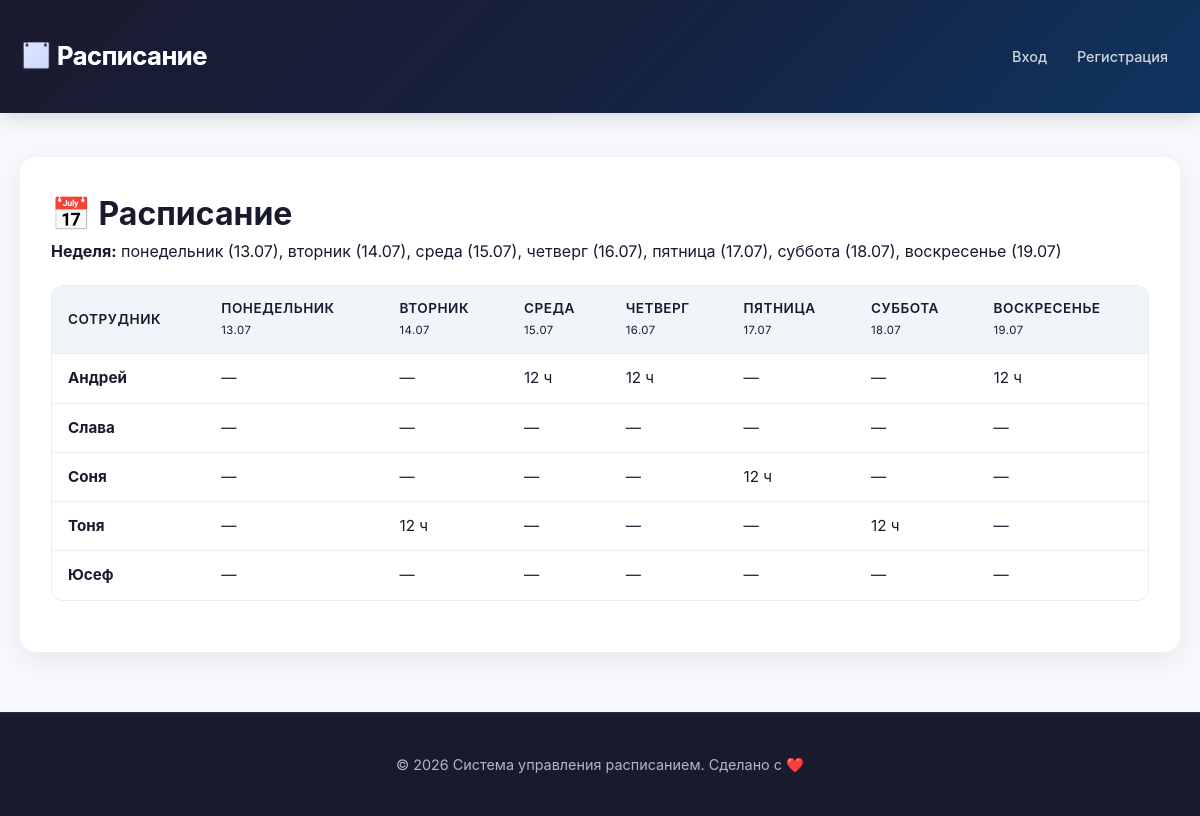
The app's page /schedule with its own data.
### tables this page shows
CREATE TABLE schedule
                         (id INTEGER PRIMARY KEY,
                          day TEXT,
                          shift TEXT,
                          account_id INTEGER,
                          FOREIGN KEY(account_id) REFERENCES accounts(id));

CREATE TABLE accounts
                         (id INTEGER PRIMARY KEY,
                          username TEXT UNIQUE,
                          password_hash TEXT,
                          full_name TEXT,
                          role TEXT DEFAULT 'user');

### app.py (the view)
@app.route('/schedule')
def view_schedule():
    user = None
    if 'user_id' in session:
        user = db.get_account_by_id(session['user_id'])
    published = db.get_setting('schedule_published', '0')
    if published != '1':
        if not user or user['role'] != 'admin':
            return render_template('schedule.html', schedule=None, user=user, not_published=True)
    schedule = db.get_schedule()
    all_users = db.get_all_accounts()
    users = [u for u in all_users if u[3] != 'admin']
    user_schedule = {}
    for u in users:
        user_schedule[u[2]] = {}
    for day, shift, account_id, full_name in schedule:
        if full_name in user_schedule:
            hours = SHIFT_HOURS.get(shift, 0)
            user_schedule[full_name][day] = hours
    week_start_str = db.get_schedule_week_start()
    if week_start_str:
        week_start = datetime.strptime(week_start_str, '%Y-%m-%d').date()
    else:
        week_start = datetime.now().date()
    week_dates = get_week_dates(week_start)
    return render_template('schedule.html',
                           schedule=user_schedule,
                           user=user,
                           days=DAYS,
                           users=users,
                           not_published=False,
                           SHIFT_HOURS=SHIFT_HOURS,
                           week_dates=week_dates)

### app.py (called while the page is built)
def get_week_dates(start_date=None):
    if start_date is None:
        start_date = datetime.now().date()
    monday = start_date - timedelta(days=start_date.weekday())
    return {day: (monday + timedelta(days=i)).strftime('%d.%m') for i, day in enumerate(DAYS)}

### database.py (called while the page is built)
    def get_all_accounts(self):
        self.c.execute('SELECT id, username, full_name, role FROM accounts ORDER BY username')
        return self.c.fetchall()

    def get_schedule(self):
        self.c.execute('SELECT s.day, s.shift, s.account_id, a.full_name FROM schedule s JOIN accounts a ON s.account_id = a.id ORDER BY s.day')
        return self.c.fetchall()

    def get_setting(self, key, default=None):
        self.c.execute('SELECT value FROM settings WHERE key = ?', (key,))
        row = self.c.fetchone()
        return row[0] if row else default

    def get_schedule_week_start(self):
        return self.get_setting('schedule_week_start')

### templates/schedule.html (shortened to what this page needs)
{% extends "base.html" %}
{% block content %}
<h1 style="font-size: 2rem; font-weight: 700;">📅 Расписание</h1>
{% if not_published %}
    <div class="flash warning">⏳ Расписание ещё не опубликовано. Зайдите позже.</div>
{% else %}
    {% if schedule %}
        <p><strong>Неделя:</strong>
            {% for day in days %}
                {{ day }} ({{ week_dates[day] }}){% if not loop.last %}, {% endif %}
            {% endfor %}
        </p>
        <div class="table-responsive">
            <table>
                <thead>
                    <tr>
                        <th>Сотрудник</th>
                        {% for day in days %}<th>{{ day }}<br><small style="font-weight:400;">{{ week_dates[day] }}</small></th>{% endfor %}
                    </tr>
                </thead>
                <tbody>
                    {% for u in users %}
                        <tr>
                            <td><strong>{{ u[2] }}</strong></td>
                            {% for day in days %}
                                <td>{% if schedule[u[2]].get(day) %}{{ schedule[u[2]][day] }} ч{% else %}—{% endif %}</td>
                            {% endfor %}
                        </tr>
                    {% endfor %}
                </tbody>
            </table>
        </div>
    {% else %}
        <p class="text-muted">Расписание пока не сгенерировано.</p>
    {% endif %}
{% endif %}
{% endblock %}

### templates/base.html (shortened to what this page needs)
<!DOCTYPE html>
<html lang="ru">
<head>
</head>
<body>
    <header>
        <div class="container">
            <div class="logo">📅 <span>Расписание</span></div>
            <nav>
                {% if 'user_id' in session %}
                    <a href="{{ url_for('index') }}">Главная</a>
                    <a href="{{ url_for('wish') }}">Пожелания</a>
                    <a href="{{ url_for('unavailable') }}">Недоступные дни</a>
                    <a href="{{ url_for('view_hours') }}">Мои часы</a>
                    <a href="{{ url_for('view_schedule') }}">Расписание</a>
                    {% if session.role == 'admin' %}
                        <a href="{{ url_for('admin') }}">Админ-панель</a>
                        <a href="{{ url_for('edit_schedule') }}">Редактировать</a>
                        <a href="{{ url_for('salary') }}">Зарплата</a>
                    {% endif %}
                    <a href="{{ url_for('logout') }}" class="logout">Выйти</a>
                    <span class="user-info">{{ session.full_name }}</span>
                {% else %}
                    <a href="{{ url_for('login') }}">Вход</a>
                    <a href="{{ url_for('register') }}">Регистрация</a>
                {% endif %}
            </nav>
        </div>
    </header>
    <div class="container">
        <div class="content">
            {% block content %}{% endblock %}
        </div>
    </div>
    <footer>
        <div class="container">
            &copy; 2026 Система управления расписанием. Сделано с ❤️
        </div>
    </footer>
</body>
</html>

### templates/base.html (style rules this page uses)
:root { --primary: #4361ee; --primary-dark: #3a56d4; --secondary: #3f37c9; --accent: #4895ef; --success: #4caf50; --danger: #f44336; --warning: #ff9800; --light-bg: #f8f9fc; --card-bg: #ffffff; --text: #1a1a2e; --text-light: #6c757d; --shadow: 0 8px 30px rgba(0,0,0,0.08); --radius: 16px; --transition: all 0.3s ease; }
* { box-sizing: border-box; margin: 0; padding: 0; }
body { font-family: 'Inter', -apple-system, BlinkMacSystemFont, 'Segoe UI', Roboto, sans-serif; background: var(--light-bg); color: var(--text); min-height: 100vh; display: flex; flex-direction: column; line-height: 1.6; }
.container { max-width: 1200px; margin: 0 auto; padding: 20px; flex: 1; width: 100%; }
header { background: linear-gradient(135deg, #1a1a2e 0%, #16213e 50%, #0f3460 100%); color: white; padding: 16px 0; box-shadow: 0 4px 20px rgba(0,0,0,0.15); position: sticky; top: 0; z-index: 100; }
header .container { display: flex; justify-content: space-between; align-items: center; flex-wrap: wrap; }
.logo { font-size: 1.6em; font-weight: 700; letter-spacing: -0.5px; background: linear-gradient(135deg, #e0e7ff, #a5b4fc); -webkit-background-clip: text; -webkit-text-fill-color: transparent; }
.logo span { background: none; -webkit-text-fill-color: white; }
nav { display: flex; flex-wrap: wrap; align-items: center; gap: 6px; }
nav a { color: rgba(255,255,255,0.8); text-decoration: none; padding: 6px 12px; border-radius: 30px; font-size: 0.9rem; font-weight: 500; transition: var(--transition); background: transparent; }
.content { background: var(--card-bg); padding: 30px; border-radius: var(--radius); box-shadow: var(--shadow); margin-top: 24px; backdrop-filter: blur(2px); border: 1px solid rgba(255,255,255,0.3); }
.table-responsive { overflow-x: auto; -webkit-overflow-scrolling: touch; margin: 20px 0; border-radius: 12px; border: 1px solid #e9ecef; }
table { width: 100%; border-collapse: collapse; min-width: 600px; font-size: 0.95rem; }
th, td { padding: 12px 16px; text-align: left; border-bottom: 1px solid #e9ecef; }
th { background: #f1f4f9; font-weight: 600; color: var(--text); font-size: 0.85rem; text-transform: uppercase; letter-spacing: 0.5px; }
tr:last-child td { border-bottom: none; }
footer { background: #1a1a2e; color: #b0b8c4; text-align: center; padding: 20px 0; margin-top: 40px; font-size: 0.9rem; border-top: 1px solid #2a2a4a; }

### records on screen
schedule: day "вторник", week_dates "14.07", day "ВТОРНИК"
schedule: day "среда", week_dates "15.07", day "СРЕДА"
schedule: day "четверг", week_dates "16.07", day "ЧЕТВЕРГ"
schedule: day "пятница", week_dates "17.07", day "ПЯТНИЦА"
schedule: day "суббота", week_dates "18.07", day "СУББОТА"
schedule: day "воскресенье", week_dates "19.07", day "ВОСКРЕСЕНЬЕ"
accounts: full_name "Андрей", full_name "12" "12" "12"
accounts: full_name "Слава"
accounts: full_name "Соня", full_name "12"
accounts: full_name "Тоня", full_name "12" "12"
accounts: full_name "Юсеф"

### other values on screen
{{ day }} "понедельник"
{{ week_dates[day] }} "13.07"
{{ day }} "ПОНЕДЕЛЬНИК"
